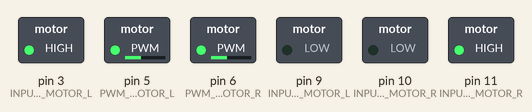
Bench run of a sketch on a simulated Arduino Nano, built with avr-gcc and run on an emulated ATmega328P. Parts: switched loads named in the sketch (green lamp = pin HIGH).

Above: at 0.1 s.
Timing chart, 0 to 1.6 s (numbered marks = the images above):
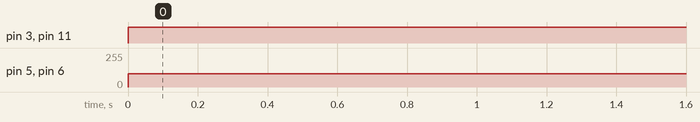

The sketch:

test_roue_roule_raoul.ino
```cpp
// Code de l'Arduino Nano gérant le PWM des moteurs du chevalier
// Nathan Lovo // édité par Domminique Humbert
// 23.05.2017 // 01.05.18
// Ce qu'il reste à ajouter dans le code :
/*
   Le pwm qui part de ~70 à 255 plutôt que de 0 à 255
   Vérifier les fonctions turn right / turn left si elles sont correctes
   Ajouter l'I2C

   Penser à l'attaque "charge" :
    - limiter le pmw pour qu'il n'aille pas au-delà de 180 p.ex.
    - état de la charge à envoyer du master à ce code
    - sitôt que la charge est à 1 => pwm à 255
    - charge à 0 => redéfinition des limites du pwm

*/


#include <Wire.h>
#include "pwmfrequency.h"

#include "math.h"

#define PWM_OUTPUT_MOTOR_L 5 // Pin 4 où sort le pwm du moteur 2
#define INPUT_4_MOTOR_L    9  // Pin 9 pour un sens
#define INPUT_3_MOTOR_L    3  // Pin 3 pour l'autre sens

#define PWM_OUTPUT_MOTOR_R 6 // Pin 7 où sort le pwm du moteur 1
#define INPUT_2_MOTOR_R    10  // Pin 10 pour un sens
#define INPUT_1_MOTOR_R    11  // Pin 11 pour l'autre sens

// Définition des différents mouvements que le robot peut faire
#define TURN_AROUND_LEFT  1 //Tourne sur lui-même sens antihoraire
#define TURN_LEFT         2 //Tourne à gauche
#define RETREAT_LEFT      3 //Recule à gauche
#define FORWARD           4 //Avance tout droit
#define BACKWARDS         5 //Recule tout droit
#define TURN_RIGHT        6 //Tourne à droite
#define RETREAT_RIGHT     7 //Recule à droite
#define TURN_AROUND_RIGHT 8 // Tourne sur lui-même sens horaire

#define PWM_MIN 50

#define ADRESSE_ROUE 19
//------------Contrôle de la température-------//
int valr;
int tempPinr = A2;
int vall;
int tempPina = A3;


//------------Variables reçues par I2C---------//

int x = 0;     //Position x du joystick
int y = 0;     //Position y du joystick
bool cycle = 0;

int pauseState = 1; //État "en pause/en jeu"

//---------------------------------------------//


long int transf_x = 0; //Position x après conversion
long int transf_y = 0; //Position y après conversion

unsigned int pwm_left = 0;  //Varie entre 0 et 255 pour fournir un PWM au moteur
unsigned int pwm_right = 0; //Varie entre 0 et 255 pour fournir un PWM au moteur

float pwm_leftAngle = 0;  //Angle du vecteur allant de (0;0) à la position (transf_x;transf_y)
float pwm_rightAngle = 0; // 180°- pwm_leftAngle
//Cela permet de connaître le degré d'inclinaison du joystick, afin de

float deltaAngle = 0; // = angle aigu/angle obtus pour connaître un rapport (à voir si on garde ou pas)

int setDirection = 0; // Variable d'état de

void setup() {

  Serial.begin(9600);   //Serial port for de bugging


  //Moteur droite
  pinMode(PWM_OUTPUT_MOTOR_R,      OUTPUT);
  pinMode(INPUT_1_MOTOR_R,         OUTPUT);
  pinMode(INPUT_2_MOTOR_R,         OUTPUT);
  //Input 1 et 2 : pont en H du moteur droite

  //Moteur gauche
  pinMode(PWM_OUTPUT_MOTOR_L,      OUTPUT);
  pinMode(INPUT_3_MOTOR_L,         OUTPUT);
  pinMode(INPUT_4_MOTOR_L,         OUTPUT);
  //Input 3 et 4 : pont en H du moteur droite

  digitalWrite(INPUT_1_MOTOR_R,    LOW);
  digitalWrite(INPUT_2_MOTOR_R,    LOW);
  digitalWrite(INPUT_3_MOTOR_L,    LOW);
  digitalWrite(INPUT_4_MOTOR_L,    LOW);


  Serial.begin(9600);
}


void loop()
{
  digitalWrite(INPUT_1_MOTOR_R,    HIGH);
  digitalWrite(INPUT_2_MOTOR_R,    LOW);
  digitalWrite(INPUT_3_MOTOR_L,    HIGH);
  digitalWrite(INPUT_4_MOTOR_L,    LOW);

  analogWrite(PWM_OUTPUT_MOTOR_L, 100);
  analogWrite(PWM_OUTPUT_MOTOR_R, 100);
}
```

pwmfrequency.h
```cpp
void setPwmFrequency(int pin, int divisor) {
  byte mode;
  if(pin == 5 || pin == 6 || pin == 9 || pin == 10) {
    switch(divisor) {
      case 1: mode = 0x01; break;
      case 2: mode = 0x02; break;
      case 3: mode = 0x03; break;
      case 4: mode = 0x04; break;
      case 5: mode = 0x05; break;
      default: return;
    }
    if(pin == 5 || pin == 6) {
      TCCR0B = TCCR0B & 0b11111000 | mode;
    } else {
      TCCR1B = TCCR1B & 0b11111000 | mode;
    }
  } else if(pin == 3 || pin == 11) {
    switch(divisor) {
      case 1: mode = 0x01; break;
      case 2: mode = 0x02; break;
      case 3: mode = 0x03; break;
      case 4: mode = 0x04; break;
      case 5: mode = 0x05; break;
      case 6: mode = 0x06; break;
      case 7: mode = 0x07; break;
      default: return;
    }
    TCCR2B = TCCR2B & 0b11111000 | mode;

}}
```

Measured:
- by itself, pin 3 (INPUT_3_MOTOR_L), pin 11 (INPUT_1_MOTOR_R): LOW → HIGH at 0.00 s
- by itself, pin 5 (PWM_OUTPUT_MOTOR_L), pin 6 (PWM_OUTPUT_MOTOR_R): 0/255 → 100/255 at 0.00 s
